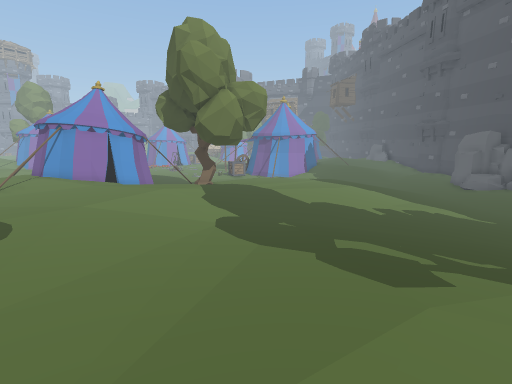
[1] (above)

18 first-person views from a walk through a Unity game level. The camera is 1.3 m above the floor, tilts 10° down and sees 85° across. Doors are open. The floor is counted in squares, 0.5 m on a side. Each view is taken from the middle of a square. On the plan, view 1 faces up. The plan holds only what a view shows up to about 19 squares ahead; the rest is blank. The place goes on beyond the plan. The player is left out. Some animated figures are not drawn.

[2]
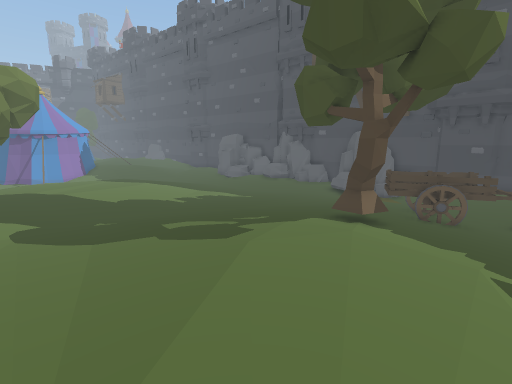

[3]
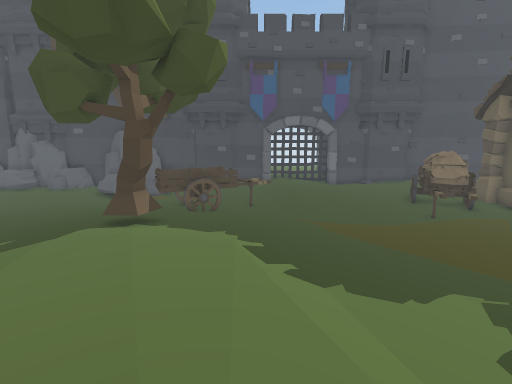

[4]
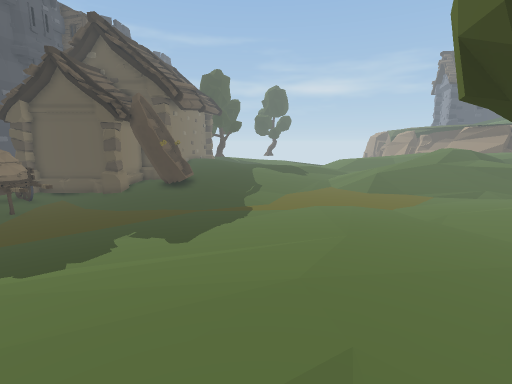

[5]
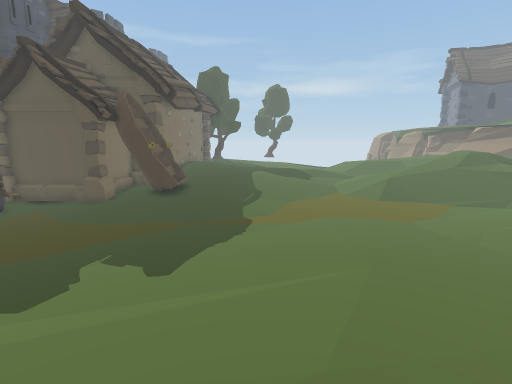

[6]
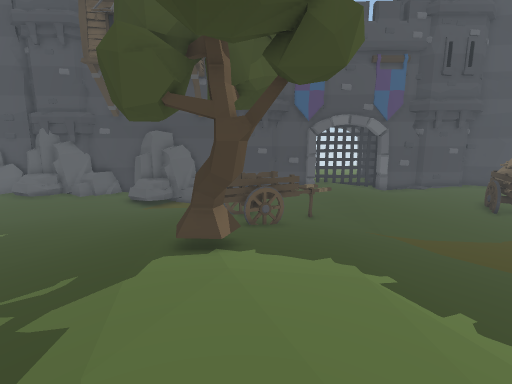

[7]
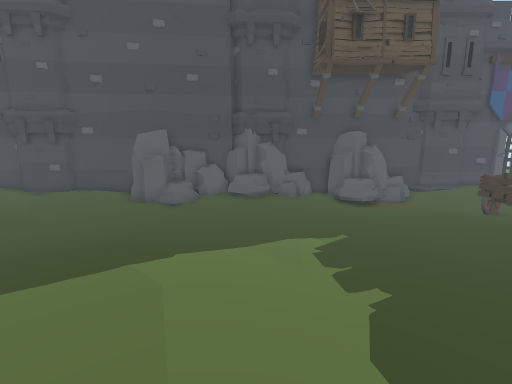

[8]
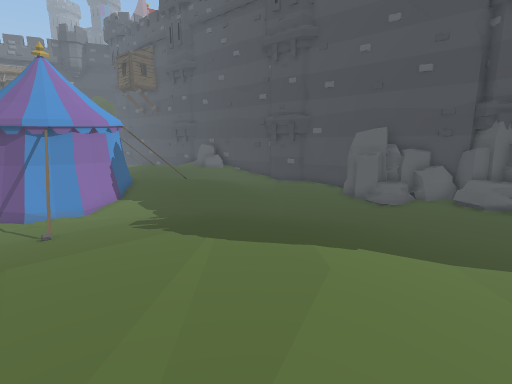

[9]
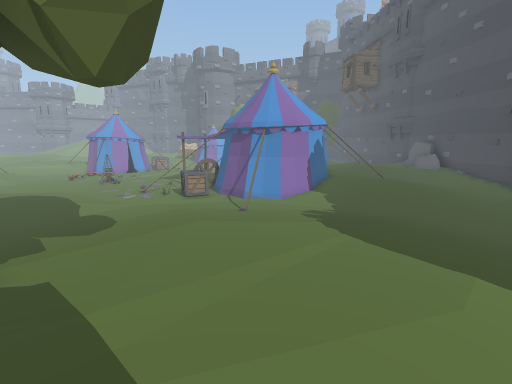

[10]
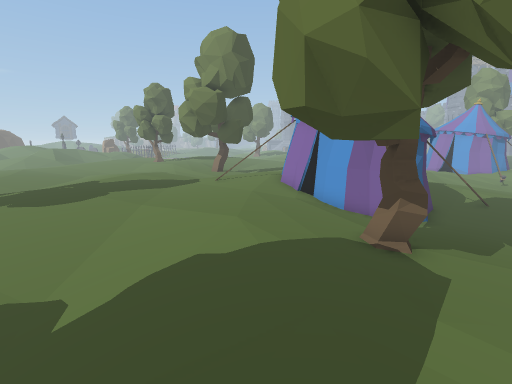

[11]
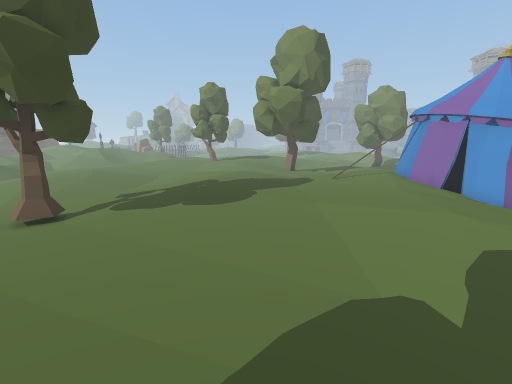

[12]
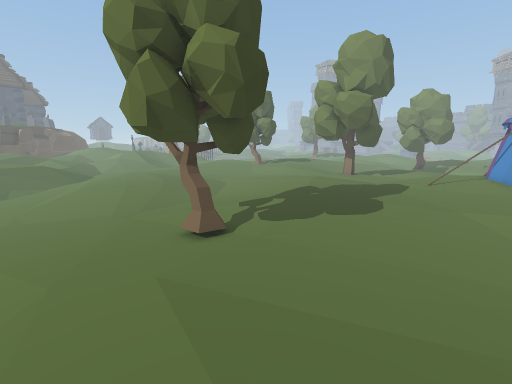

[13]
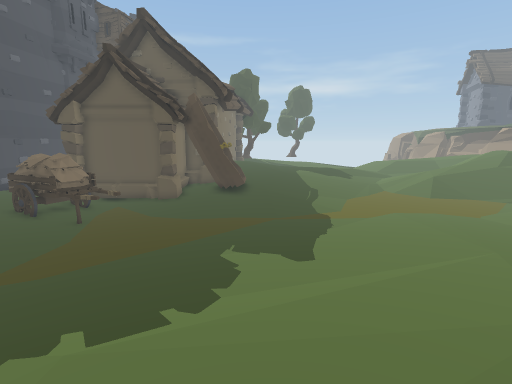

[14]
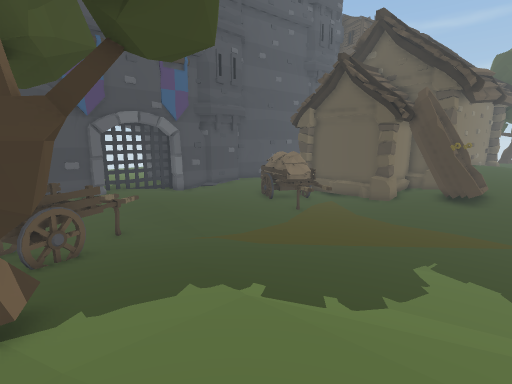

[15]
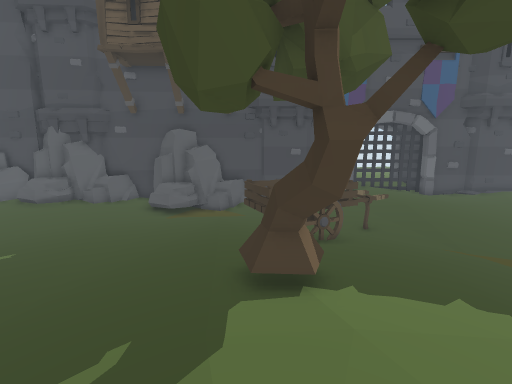

[16]
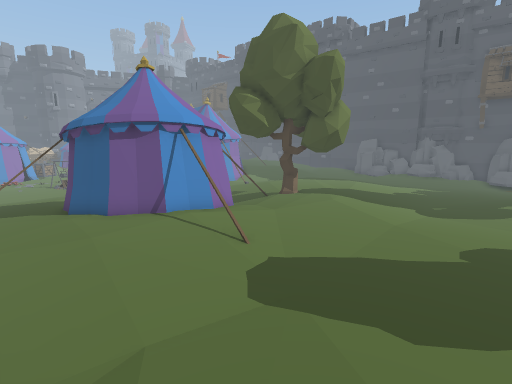

[17]
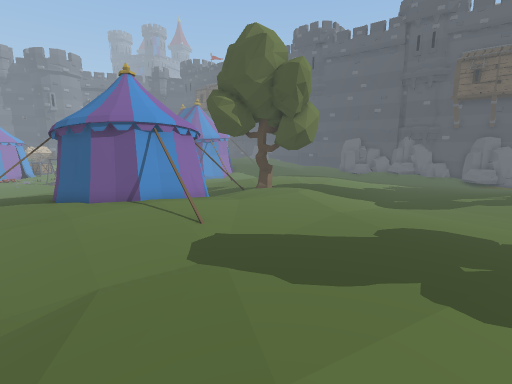

[18]
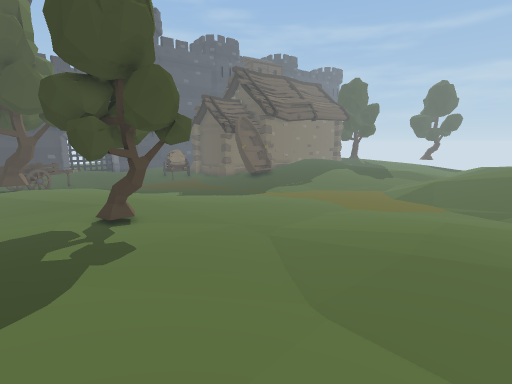

### Floor plan
Key: @ floor where view 1 was taken; # wall or solid block; . main floor; : floor 0.25 m higher than the main floor; + floor 0.5 m higher than the main floor; * floor 0.75 m higher than the main floor; / step, stairs or slope; = window, fence, low wall or low ledge; T tree; O other object.
Columns run from 16 left of view 1 to 19 right of it. Each row starts with its distance up from view 1.
 32        ...  OO  ##    ###=     ++#
 31     .........OOO=######+++    ::+#
 30     .............=###=/++++ ++::+#
 29     ::............#...:/+++++::::#
 28   :::::...........#..../+++++::::O
 27  :::::::..........=....::/++:::::O
 26  ++:::::................://::::::#
 25  +++::/:......:::::::::...:::::::##
 24  ++++:O:.....::::::::::::...:::::##
 23  ++  :O:...::::::::::::::....:::: #
 22  ++   OO..::::::+++++++:::....::O #
 21  **    OO:::::+++++++++:::....:OO O
 20 **OO    O::::++++++++++::::...:OOO#
 19 *OOOO  OOO::++++++++++++:::..../ OO
 18 **OOOOOOOOOOTT+##++++++::::....::OO
 17 ***OOOOOO++TTTT#T++++++::::....:::O#
 16 ***OOOOO*++++TTT++++++::::.....:: OO
 15 *****OO******TTT+++++:::::.....:: OO
 14 *****O*******TT+++++::::::.....::OOO
 13 +************++++++::::::.......::OO
 12 ++**********++++:::::::::........:OO
 11 ++*********++++:::::::::::........:#
 10 +++*******++++:::::::::::::....../O#
  9 +*********++++:::::::::::::......OOO
  8 **********++++:::::::::::::......OOO
  7 **********+++++::++++:::::::......OO
  6  *********+++++++++++++::::::.....OO
  5 **********++++++++++++TT:::::.....O#
  4  ++++++***+++++++++++++TT::OOOO....#
  3  +++++++++TTT+++++++++TTT::OOOO...:#
  2  +++++++++TTT+++++++++TT:::OOOO...:#
  1 :::::+++++TTTT+++++++++::::.OOOO.::O
  0 +::::::++TTTT+++@++++++::::..OOO::::
 -1 +++:::::+TT++++++++++:::::...OOO:: #
 -2 ++++:::::::++++++:::::::......O::: #
 -3 +++++:::::::::::::::::........:::::+
 -4 +++++:::::::::::::::.........:::::::
 -5 +++++::::::::::::............:::::::
 -6 ++++:::::::::::..............:::::::
 -7 ++++::::.:::::................:::::#
 -8 +++::::........................::::#
 -9  :::::....................OO...::::#
-10  ::.......................OOOOOO:::#
-11  .........................OOOOOO:::#
-12 ............................OOOOO::O
-13 .............................OO  ::
-14 //...............:::OOO:OO....OO  ::
-15 ////............::::OOOOOOOOOOOO   #
-16 /////...........::::OOOO:O         #
-17 /////::/       :::::OOOO O

Positions as (right, up) in squares from view 1, and headings:
1: (0, 0), facing up
2: (-2, -1), facing up-right
3: (-2, -1), facing right
4: (-1, 4), facing down
5: (-1, 2), facing down
6: (0, 2), facing right
7: (0, 15), facing right
8: (0, 14), facing up-right
9: (2, 13), facing up
10: (3, 14), facing left
11: (3, 8), facing left
12: (3, 3), facing left
13: (3, 3), facing down
14: (2, 3), facing down-right
15: (2, 4), facing right
16: (-16, 7), facing up-right
17: (-16, 5), facing up-right
18: (-16, 5), facing down-right
